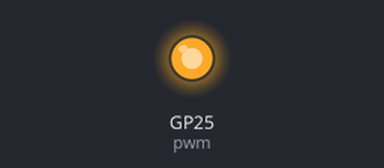
Recording of a program running on a simulated Raspberry Pi Pico running MicroPython. Parts: output pins drawn as LEDs (lit = HIGH). Files the program writes start out absent; what the program prints to the serial console is not drawn.

Above: at 12.05 s.
At 13.5 s:
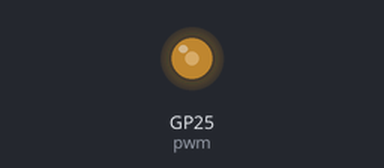
At 14.65 s:
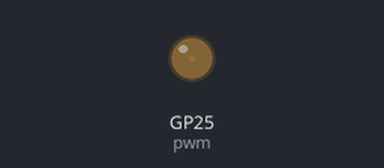
At 17.3 s:
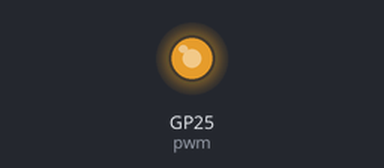
Timing chart, 0 to 19.7 s (numbered marks = the images above):
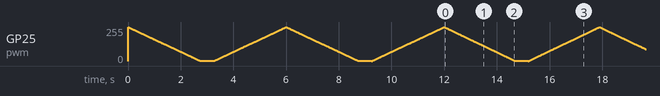

The program:

led_onboard-pwm_brightness-data_txt.py
```python
import machine
import time

# Initialize PWM on GPIO pin 25
pwm = machine.PWM(machine.Pin(25))

# Set the PWM frequency to 1 kHz
pwm.freq(1000)

# Open a file to save the data
with open("pwm_data.txt", "w") as file:
    # Perform two full cycles for saving data
    for cycle in range(2):
        # Gradually decrease the brightness
        for duty in range(65535, -1, -256):
            pwm.duty_u16(duty)
            voltage = (duty / 65535) * 3.3  # Assuming 3.3V as the reference voltage
            data = f"Decreasing: Duty = {duty}, Voltage = {voltage:.2f}V\n"
            file.write(data)
            print(data.strip())  # Print to terminal
            time.sleep(0.01)

        time.sleep(0.5)

        # Gradually increase the brightness
        for duty in range(0, 65536, 256):
            pwm.duty_u16(duty)
            voltage = (duty / 65535) * 3.3  # Assuming 3.3V as the reference voltage
            data = f"Increasing: Duty = {duty}, Voltage = {voltage:.2f}V\n"
            file.write(data)
            print(data.strip())  # Print to terminal
            time.sleep(0.01)

# Continue adjusting brightness and printing to terminal indefinitely
while True:
    # Gradually decrease the brightness
    for duty in range(65535, -1, -256):
        pwm.duty_u16(duty)
        voltage = (duty / 65535) * 3.3  # Assuming 3.3V as the reference voltage
        data = f"Decreasing: Duty = {duty}, Voltage = {voltage:.2f}V\n"
        print(data.strip())  # Print to terminal
        time.sleep(0.01)

    time.sleep(0.5)

    # Gradually increase the brightness
    for duty in range(0, 65536, 256):
        pwm.duty_u16(duty)
        voltage = (duty / 65535) * 3.3  # Assuming 3.3V as the reference voltage
        data = f"Increasing: Duty = {duty}, Voltage = {voltage:.2f}V\n"
        print(data.strip())  # Print to terminal
        time.sleep(0.01)
```
